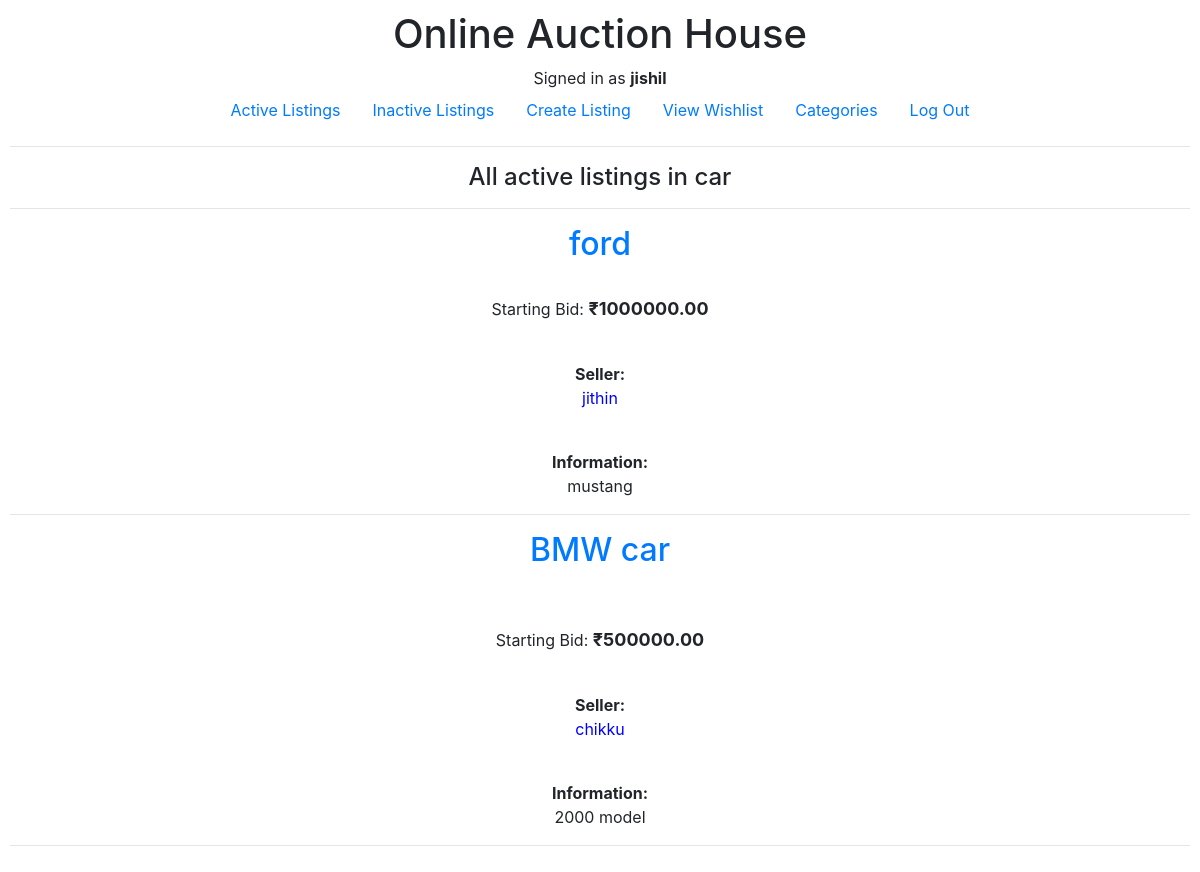
The page /listing/car (signed in) on the database its author committed.
### auctions/models.py (models this page shows, shortened)
class User(AbstractUser):
    house=models.CharField(max_length=100,null=True)
    street=models.CharField(max_length=100,null=True)
    city=models.CharField(max_length=100,null=True)
    state=models.CharField(max_length=100,null=True)
    phone=models.BigIntegerField(null=True)

class AuctionListing(models.Model):
    user = models.ForeignKey(User, on_delete = models.CASCADE, related_name = "seller")
    title = models.CharField(max_length = 64)
    description = models.TextField()
    start_bid = models.IntegerField()
    image = models.URLField(blank = True)
    category = models.CharField(blank = True, max_length = 64)
    active = models.BooleanField(blank = False, default = True)
    winner = models.ForeignKey(User, blank = True, on_delete = models.CASCADE, related_name = "buyer", null = True)

### auctions/views.py (the view)
# urls.py: path("listing/<str:category>", views.category_listings, name="category_listings"),
def category_listings(request, category):
    listings = AuctionListing.objects.filter(category=category)
    return render(request, "auctions/category_listings.html", {
        "listings": listings,
        "category": category,
    })

### auctions/templates/auctions/category_listings.html (shortened to what this page needs)
{% extends "auctions/layout.html" %}
{% block body %}
    <h4>All active listings in {{ category }}</h4>
    <hr>
    {% for listing in listings %}
        {% if listing.active %}
        <h2><a href="{% url 'listing' listing.id %}">{{ listing.title }}</a></h2>
        {% if listing.image %}
            <div><img style = "width: 30vw;" src = "{{ listing.image }}" alt=""></div>
        {% endif %}
        <br>
         <p>Starting Bid: <span style = "font-weight:bold; font-size:large">₹{{listing.start_bid}}.00</span></p>
        <br>
        <div><strong>Seller:</strong> <p style="color:blue;">{{ listing.user }}</p></div>
        <br>
        <div><strong>Information:</strong> <p>{{listing.description}}</p></div>
        <hr>
        {% endif %}
    {% endfor %}
{% endblock %}

### auctions/templates/auctions/layout.html (shortened to what this page needs)
{% load static %}
<!DOCTYPE html>
<html lang="en">
    <head>
        <link rel="stylesheet" href="https://stackpath.bootstrapcdn.com/bootstrap/4.4.1/css/bootstrap.min.css">
        <link href="{% static 'auctions/styles.css' %}" rel="stylesheet">
    </head>
    <body style="text-align:center;">
        <div class="display:flex; align-items:center; justify-content:center;">
        <h1>Online Auction House</h1>
        <div>
            {% if user.is_authenticated %}
                Signed in as <strong>{{ user.username }}</strong>
            {% else %}
                Not signed in.
            {% endif %}
        </div>
        <ul class="nav justify-content-center">
            <li class="nav-item">
                <a class="nav-link" href="{% url 'index' %}">Active Listings</a>
            </li>
            <li class="nav-item">
                <a class="nav-link" href="{% url 'inactive' %}">Inactive Listings</a>
            </li>
            {% if user.is_authenticated %}
            <li class="nav-item">
                <a class="nav-link" href="{% url 'create' %}">Create Listing</a>
            </li>
            <li class="nav-item">
                <a class="nav-link" href="{% url 'watchlist' %}">View Wishlist</a>
            </li>
            <li class="nav-item">
                <a class="nav-link" href="{% url 'categories' %}">Categories</a>
            </li>
                <li class="nav-item">
                    <a class="nav-link" href="{% url 'logout' %}">Log Out</a>
                </li>
            {% endif %}
        </ul>
        <hr>
        {% block body %}
        {% endblock %}
        </div>
    </body>
</html>

### auctions/static/auctions/styles.css (style rules this page uses)
body { padding: 10px; }

### rows shown on the page
User: username "jishil"
AuctionListing: title "ford", start_bid "1000000", user "jithin", description "mustang"
AuctionListing: title "BMW car", start_bid "500000", user "chikku", description "2000 model"

### other values the page prints
{{ category }} "car"
